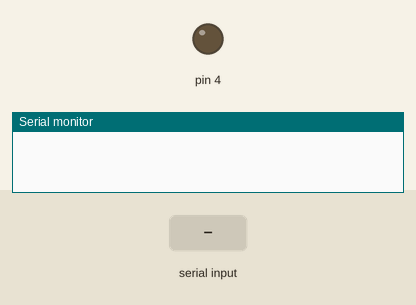
Bench run of a sketch on a simulated Arduino Uno, built with avr-gcc and run on an emulated ATmega328P. On the bench: output pins drawn as LEDs (lit = HIGH), the last lines printed to the serial monitor. The test bench sets the inputs (shaded band).

Above: at 1.2 s.
1.3 s: "1" received over Serial
At 2.4 s:
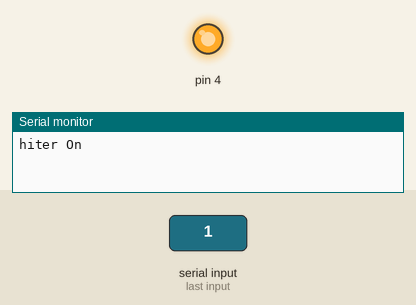
3.0 s: "0" received over Serial
At 3.9 s:
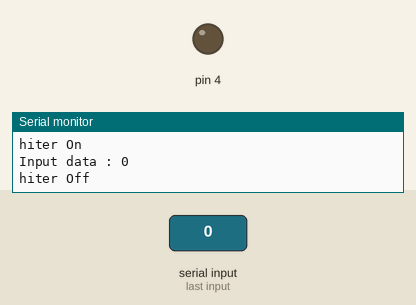
Timing chart, 0 to 6.0 s (numbered marks = the images above; inputs shaded):
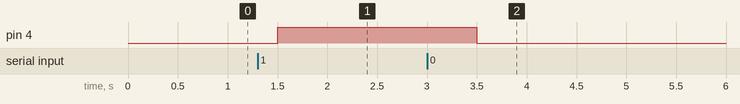

Measured:
- after the input at 1.3 s, pin 4: LOW → HIGH after 0.20 s
- after the input at 3.0 s, pin 4: HIGH → LOW after 0.50 s

The sketch:

sketch_may9a.ino
```cpp
void setup() {
  Serial.begin(9600);
  pinMode(4, OUTPUT); // 4번 출력
}

void loop() {
    char a = 0;
    a = Serial.read();
    if(a == '1') { // 1을 입력했을 때 켜짐
      digitalWrite(4, HIGH);
      Serial.println("hiter On");
    }
    else if(a == '0') { // 0을 입력했을 때 꺼짐
      digitalWrite(4, LOW);
      Serial.print("Input data : ");
      Serial.println(a); // a의 값 출력
      Serial.println("hiter Off");
    }
    delay(500);
 }
```
